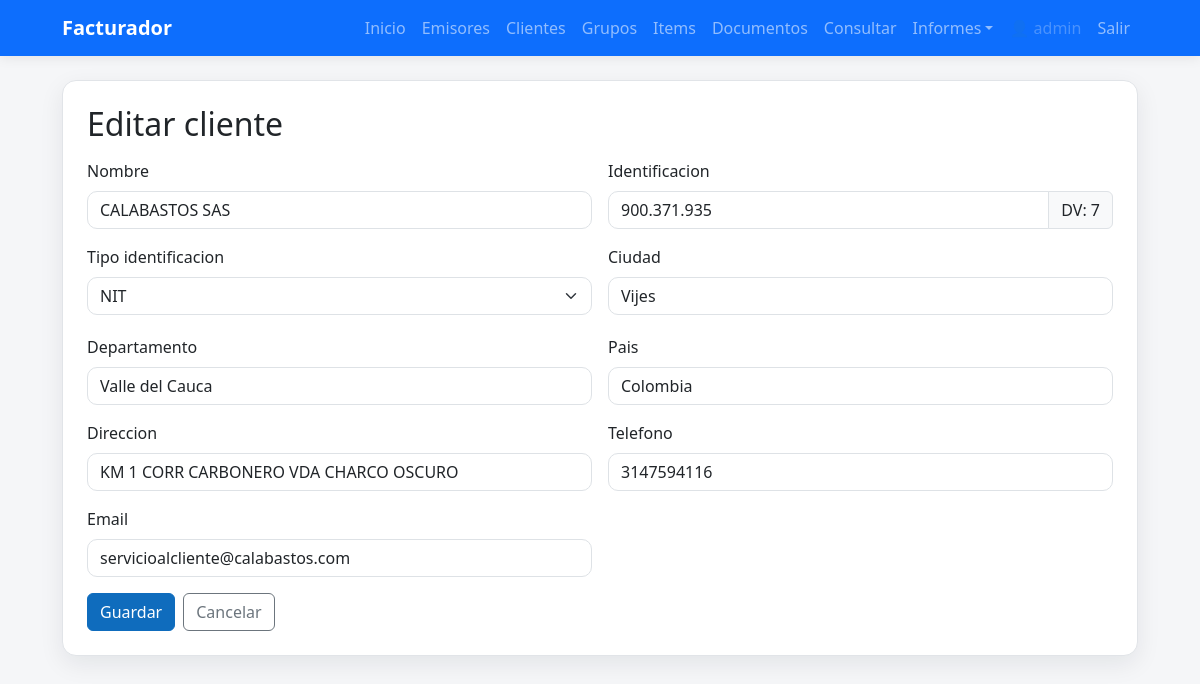
The app's page /receptores/editar/2 (signed in) with its own data.
### tables this page shows
CREATE TABLE receptores (
            id INTEGER PRIMARY KEY AUTOINCREMENT,
            nombre TEXT NOT NULL,
            identificacion TEXT NOT NULL,
            ciudad TEXT NOT NULL DEFAULT '',
            departamento TEXT NOT NULL DEFAULT '',
            pais TEXT NOT NULL DEFAULT 'Colombia',
            direccion TEXT,
            telefono TEXT,
            email TEXT
        , tipo_identificacion TEXT NOT NULL DEFAULT 'CC');

### app.py (the view)
@app.get("/receptores/editar/{receptor_id}", response_class=HTMLResponse)
def receptores_edit_form(request: Request, receptor_id: int):
    conn = get_db()
    cur = conn.cursor()
    cur.execute("SELECT * FROM receptores WHERE id = ?", (receptor_id,))
    receptor = cur.fetchone()
    conn.close()
    return templates.TemplateResponse(
        "receptor_form.html",
        {"request": request, "receptor": receptor, "error": None},
    )

### templates/receptor_form.html (shortened to what this page needs)
{% extends "base.html" %}
{% block content %}
<div class="card p-4">
    <h2 class="mb-3">{% if receptor %}Editar{% else %}Crear{% endif %} cliente</h2>
    <form method="post" class="row g-3">
        <div class="col-md-6">
            <label class="form-label">Nombre</label>
            <input type="text" name="nombre" class="form-control" value="{{ receptor.nombre if receptor else '' }}" placeholder="Nombre del cliente" required>
        </div>
        <div class="col-md-6">
            <label class="form-label">Identificacion</label>
            <div class="input-group">
                <input type="text" name="identificacion" class="form-control id-co nit-id" value="{{ receptor.identificacion if receptor else '' }}" placeholder="Documento o NIT" required>
                <span class="input-group-text nit-dv d-none">DV: -</span>
            </div>
        </div>
        <div class="col-md-6">
            <label class="form-label">Tipo identificacion</label>
            <select name="tipo_identificacion" class="form-select tipo-id">
                <option value="NIT" {% if receptor and receptor.tipo_identificacion == 'NIT' %}selected{% endif %}>NIT</option>
            </select>
        </div>
        <div class="col-md-6">
            <label class="form-label">Ciudad</label>
            <input type="text" name="ciudad" id="ciudad-input" list="ciudades-list" class="form-control" value="{{ receptor.ciudad if receptor else '' }}" placeholder="Ciudad" required>
        </div>
        <div class="col-md-6">
            <label class="form-label">Departamento</label>
            <input type="text" name="departamento" id="departamento-input" class="form-control" value="{{ receptor.departamento if receptor else '' }}" readonly>
        </div>
        <div class="col-md-6">
            <label class="form-label">Pais</label>
            <input type="text" name="pais" class="form-control" value="{{ receptor.pais if receptor and receptor.pais else 'Colombia' }}" required>
        </div>
        <div class="col-md-6">
            <label class="form-label">Direccion</label>
            <input type="text" name="direccion" class="form-control" value="{{ receptor.direccion if receptor else '' }}" placeholder="Direccion">
        </div>
        <div class="col-md-6">
            <label class="form-label">Telefono</label>
            <input type="text" name="telefono" class="form-control" value="{{ receptor.telefono if receptor else '' }}" placeholder="Telefono">
        </div>
        <div class="col-md-6">
            <label class="form-label">Email</label>
            <input type="email" name="email" class="form-control" value="{{ receptor.email if receptor else '' }}" placeholder="correo@dominio.com">
        </div>
        <div class="col-12 d-flex gap-2">
            <button type="submit" class="btn btn-primary">Guardar</button>
            <a href="/receptores" class="btn btn-outline-secondary">Cancelar</a>
        </div>
    </form>
</div>
{% endblock %}

### static/styles.css (style rules this page uses)
:root { --ms-blue: #0f6cbd; --ms-blue-dark: #0b5a9c; --ms-bg: #f5f6f8; --ms-card: #ffffff; --ms-border: #e1e4e8; }
body { font-family: "Segoe UI", Tahoma, Arial, sans-serif; background-color: var(--ms-bg); color: #1b1f23; }
.card { border: 1px solid var(--ms-border); border-radius: 14px; box-shadow: 0 8px 24px rgba(15, 23, 42, 0.08); }
.btn-primary { background-color: var(--ms-blue); border-color: var(--ms-blue); }
.form-control, .form-select { border-radius: 10px; }

### records on screen
receptores: nombre "CALABASTOS SAS", identificacion "900.371.935", tipo_identificacion "NIT", ciudad "Vijes", departamento "Valle del Cauca", pais "Colombia", direccion "KM 1 CORR CARBONERO VDA CHARCO OSCURO", telefono "3147594116", email "servicioalcliente@calabastos.com"

### other values on screen
{{ u.user.username }} "admin"
